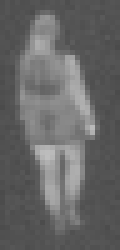
#> input picture testimg/Layer_2.png, 24 x 50 px (shown 5 times larger); its folder holds only this picture in this run
$ python BLOB_p_analysis.py
#> lines starting #> are read from the running program, lines starting #| are printed output that depends on the picture; after the words box and inside, x2 and y2 are one past the last pixel; in counts of white or black regions, pixels touching at a corner belong together
import os
import cv2
import numpy as np

def blob(image):

    blobs = []
    maxInertia = 0

    while(len(blobs) <= 0):
        maxInertia += 0.01
        print("iner: " + str(maxInertia))

        ret, thresh = cv2.threshold(image, 0, 255, cv2.THRESH_BINARY_INV + cv2.THRESH_TRIANGLE)
        # Remove noise
        kernel = np.ones((3, 3),np.uint8)
        # Erosion of the image.
        opening = cv2.morphologyEx(thresh, cv2.MORPH_CLOSE, kernel, iterations=1)

        Bparams = cv2.SimpleBlobDetector_Params()

        Bparams.minDistBetweenBlobs = 0

        Bparams.filterByArea = False
        Bparams.filterByCircularity = False
        Bparams.filterByConvexity = False
        Bparams.filterByInertia = True
        Bparams.maxInertiaRatio = maxInertia


        Btector = cv2.SimpleBlobDetector_create(Bparams)
        blobs = Btector.detect(opening)

    return maxInertia


basedir = os.getcwd()
files = os.listdir(basedir + "/testimg")

for x in files:

    image = cv2.imread("testimg/" + x, 0)
#> image is the input picture: shape (50, 24); min 75, max 189, mean 102.9
#> the loop in blob, `while(len(blobs) <= 0):` made 1 pass
#> ret on pass 1: 93
#> pass 1, in blob, `ret, thresh = cv2.threshold(image, 0, 255, cv2.THRESH_BINARY_INV + cv2..`:
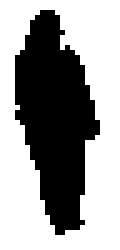
#> thresh: shape (50, 24) (shown 5 times larger); 60.9% white; 1 black region, box (x1, y1, x2, y2) and area: (3, 2, 20, 47) 469
#> pass 1, in blob, `opening = cv2.morphologyEx(thresh, cv2.MORPH_CLOSE, kernel, iterations..`:
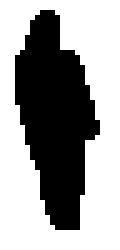
#> opening: shape (50, 24) (shown 5 times larger); 61.5% white; 1 black region, box (x1, y1, x2, y2) and area: (3, 2, 20, 46) 462
#> after the loop in blob, `while(len(blobs) <= 0):`: maxInertia = 0.01

#> (the run stopped early here; a loop or call above may not have finished)
